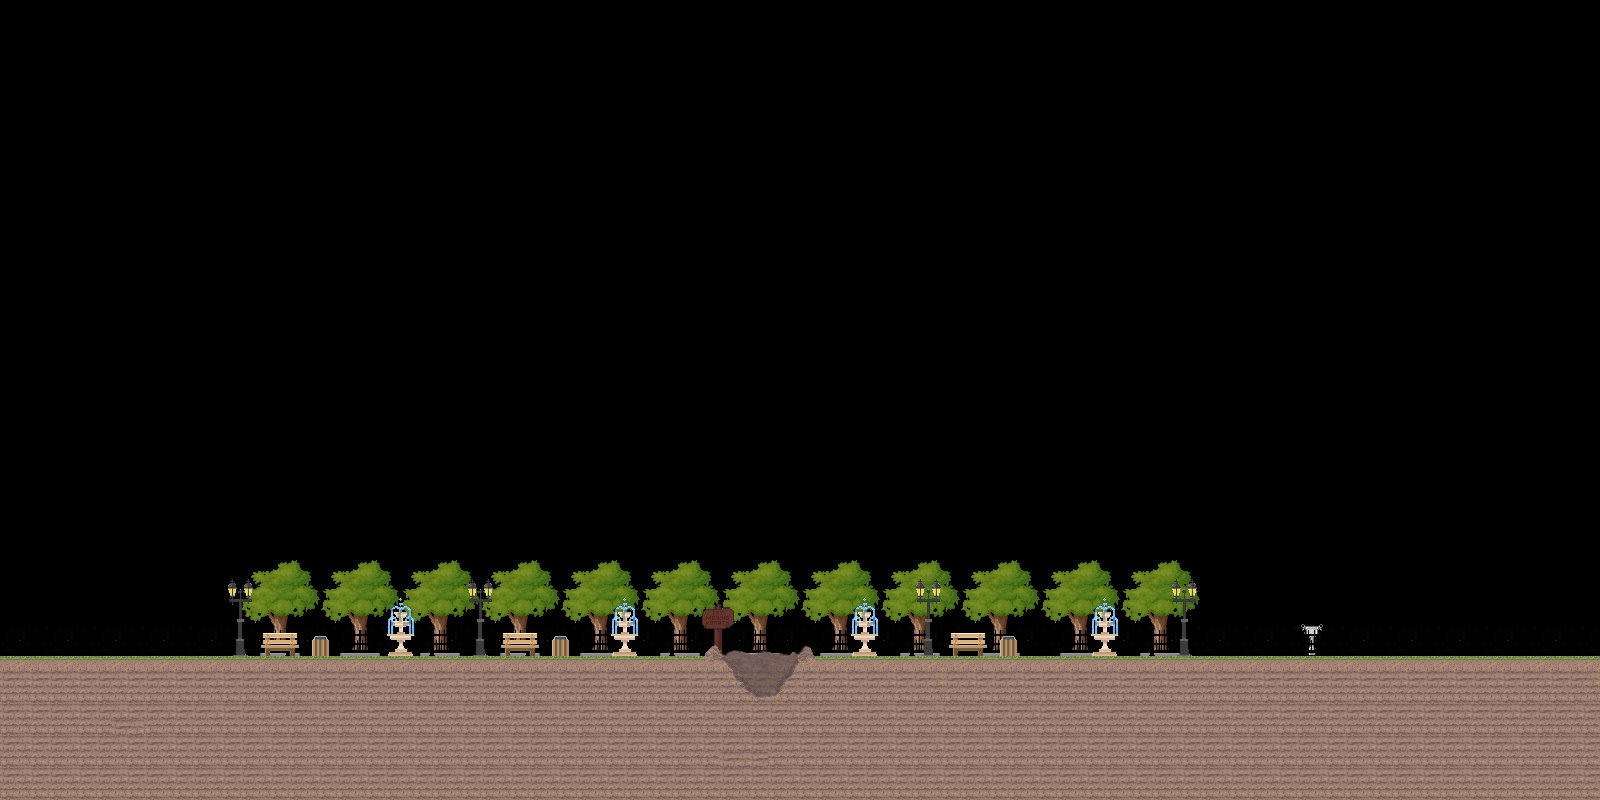

A level layout from a 2D game, rendered from its tile map. Below: a short description, then the map file with tile-grid data replaced by summaries:
An orthogonal 100x50 tile map with 16x16 px tiles, 5 tile layers (bg, m1, m2, m3, ...) and 70 objects (spawn).

<map version="1.0" orientation="orthogonal" renderorder="right-down" width="100" height="50" tilewidth="16" tileheight="16">
 <tileset firstgid="1" name="Style" tilewidth="16" tileheight="16">
  <image source="Style.png" width="1024" height="512" />
 </tileset>
 <layer name="bg" width="100" height="50">
  <data>[5000 cells, 361 non-empty, 34 distinct tile ids]</data>
 </layer>
 <layer name="m1" width="100" height="50">
  <data>[5000 cells, 200 non-empty, 6 distinct tile ids]</data>
 </layer>
 <layer name="m2" width="100" height="50">
  <data>[5000 cells, 102 non-empty, 28 distinct tile ids]</data>
 </layer>
 <layer name="m3" width="100" height="50">
  <data>[5000 cells, 936 non-empty, 66 distinct tile ids]</data>
 </layer>
 <layer name="fg" width="100" height="50">
  <data>[5000 cells, 0 non-empty, 0 distinct tile ids]</data>
 </layer>
 <objectgroup name="ground">
  <object x="0" y="656">
   <polygon points="0,0 704,0 708,-4 716,-12 720,0 724,4 732,16 744,28 748,32 748,36 756,40 772,40 776,36 780,32 784,24 792,20 792,16 800,4 800,0 804,-8 808,-8 816,0 1600,0 1600,144 0,144" />
  </object>
 </objectgroup>
 <objectgroup name="spawn">
  <object name="spawn" x="160" y="576">
   <ellipse />
  </object>
 </objectgroup>
 <objectgroup name="finish">
  <object x="1307" y="512" width="8" height="144" />
 </objectgroup>
 <objectgroup name="platforms">
  <object x="228" y="600" width="24" />
  <object x="332" y="571" width="20" />
  <object x="360" y="564" width="20" />
  <object x="412" y="572" width="20" />
  <object x="440" y="564" width="20" />
  <object x="252" y="572" width="20" />
  <object x="280" y="564" width="20" />
  <object x="1154" y="564" width="28" />
  <object x="1131" y="572" width="24" />
  <object x="1050" y="572" width="24" />
  <object x="1073" y="562" width="32" />
  <object x="968" y="572" width="24" />
  <object x="992" y="562" width="36" />
  <object x="911" y="563" width="36" />
  <object x="890" y="572" width="24" />
  <object x="492" y="572" width="20" />
  <object x="512" y="564" width="32" />
  <object x="572" y="572" width="20" />
  <object x="592" y="564" width="32" />
  <object x="652" y="572" width="20" />
  <object x="672" y="564" width="32" />
  <object x="732" y="572" width="20" />
  <object x="752" y="564" width="32" />
  <object x="812" y="572" width="20" />
  <object x="832" y="564" width="32" />
  <object x="264" y="632" width="32" />
  <object x="316" y="636" width="12" />
  <object x="468" y="600" width="24" />
  <object x="504" y="632" width="32" />
  <object x="552" y="636" width="16" />
  <object x="916" y="600" width="24" />
  <object x="952" y="632" width="32" />
  <object x="1000" y="636" width="16" />
  <object x="1172" y="600" width="24" />
  <object x="1092" y="636" width="24" />
  <object x="1096" y="620" width="16" />
  <object x="1096" y="612" width="16" />
  <object x="852" y="636" width="24" />
  <object x="856" y="620" width="16" />
  <object x="860" y="612" width="8" />
  <object x="612" y="636" width="24" />
  <object x="616" y="620" width="16" />
  <object x="620" y="612" width="8" />
  <object x="388" y="636" width="24" />
  <object x="392" y="620" width="16" />
  <object x="396" y="612" width="8" />
  <object x="704" y="611" width="28" />
  <object x="708" y="648" width="12" />
 </objectgroup>
 <objectgroup name="bugs">
  <object x="240" y="588">
   <ellipse />
  </object>
  <object x="448" y="548">
   <ellipse />
  </object>
  <object x="368" y="552">
   <ellipse />
  </object>
  <object x="288" y="552">
   <ellipse />
  </object>
  <object x="1232" y="528">
   <ellipse />
  </object>
  <object x="1264" y="592">
   <ellipse />
  </object>
  <object x="400" y="600">
   <ellipse />
  </object>
  <object x="608" y="552">
   <ellipse />
  </object>
  <object x="624" y="600">
   <ellipse />
  </object>
  <object x="768" y="552">
   <ellipse />
  </object>
  <object x="848" y="552">
   <ellipse />
  </object>
  <object x="864" y="600">
   <ellipse />
  </object>
  <object x="928" y="588">
   <ellipse />
  </object>
  <object x="928" y="548">
   <ellipse />
  </object>
  <object x="1104" y="628">
   <ellipse />
  </object>
  <object x="1184" y="588">
   <ellipse />
  </object>
  <object x="1056" y="608">
   <ellipse />
  </object>
  <object x="520" y="600">
   <ellipse />
  </object>
  <object x="720" y="584">
   <ellipse />
  </object>
 </objectgroup>
 <objectgroup name="rain" />
</map>
